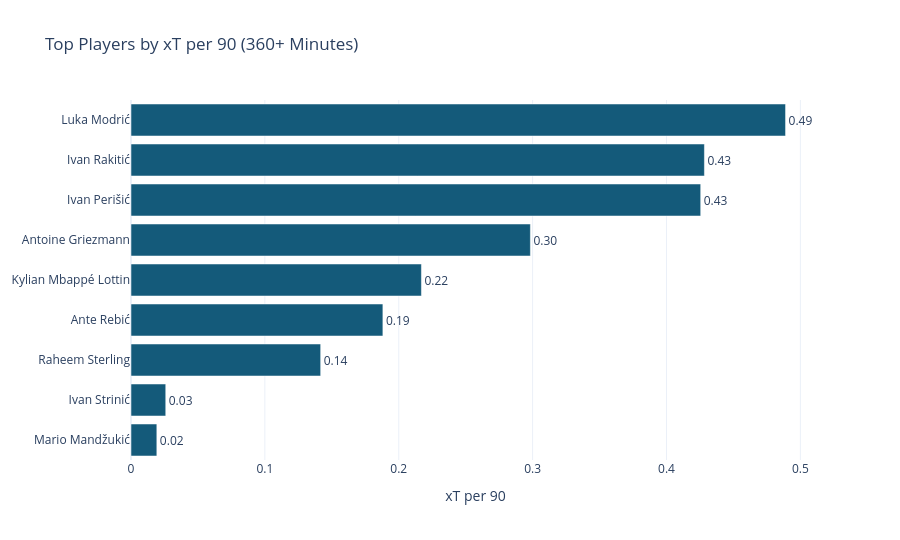

Source (notebook cell):
### Code cell
if per90_chart_df is None or per90_chart_df.empty:
    display(Markdown(player_error or "No player rows are available for the xT per 90 chart."))
else:
    fig = px.bar(
        per90_chart_df,
        x="xt_per90",
        y="player_name",
        orientation="h",
        color_discrete_sequence=["#145a7a"],
        text="xt_per90",
        hover_name="player_name",
        hover_data={"team_name": True, "minutes_played": True, "total_xt": ":.2f", "xt_per90": ":.2f"},
        title="Top Players by xT per 90 (360+ Minutes)",
        template="plotly_white",
    )
    fig.update_traces(texttemplate="%{text:.2f}", textposition="outside")
    fig.update_layout(height=540)
    fig.update_xaxes(title="xT per 90")
    fig.update_yaxes(title=None)
    display(fig)

    rate_leader = per90_chart_df.sort_values("xt_per90", ascending=False).iloc[0]
    display(Markdown(
        f"The rate view applies a firmer minutes threshold so the ranking is not dominated by short appearances. "
        f"**{rate_leader['player_name']}** leads the qualified group on xT per 90, which points to a stronger efficiency profile when on the pitch. "
        "Read alongside total xT, it helps distinguish players whose value comes through scale from those whose value is concentrated into fewer minutes."
    ))

### Figure 1 — Plotly figure (JSON) as saved in the notebook; plotly's stock layout.template omitted (floating-point values rounded to 4 significant figures)
{"data": [{"alignmentgroup": "True", "customdata": [["Croatia", 495.9, 0.1063], ["Croatia", 410.1, 0.1183], ["England", 363.7, 0.5726], ["Croatia", 509.4, 1.065], ["France", 413.1, 0.9956], ["France", 557.5, 1.848], ["Croatia", 372.0, 1.759], ["Croatia", 374.6, 1.783], ["Croatia", 447.1, 2.429]], "hovertemplate": "<b>%{hovertext}</b><br><br>xt_per90=%{text:.2f}<br>player_name=%{y}<br>team_name=%{customdata[0]}<br>minutes_played=%{customdata[1]}<br>total_xt=%{customdata[2]:.2f}<extra></extra>", "hovertext": ["Mario Mandžukić", "Ivan Strinić", "Raheem Sterling", "Ante Rebić", "Kylian Mbappé Lottin", "Antoine Griezmann", "Ivan Perišić", "Ivan Rakitić", "Luka Modrić"], "legendgroup": "", "marker": {"color": "#145a7a", "pattern": {"shape": ""}}, "name": "", "offsetgroup": "", "orientation": "h", "showlegend": false, "text": [0.0193, 0.02595, 0.1417, 0.1881, 0.2169, 0.2983, 0.4255, 0.4283, 0.4889], "textposition": "outside", "texttemplate": "%{text:.2f}", "type": "bar", "x": [0.0193, 0.02595, 0.1417, 0.1881, 0.2169, 0.2983, 0.4255, 0.4283, 0.4889], "xaxis": "x", "y": ["Mario Mandžukić", "Ivan Strinić", "Raheem Sterling", "Ante Rebić", "Kylian Mbappé Lottin", "Antoine Griezmann", "Ivan Perišić", "Ivan Rakitić", "Luka Modrić"], "yaxis": "y"}], "layout": {"barmode": "relative", "height": 540, "legend": {"tracegroupgap": 0}, "title": {"text": "Top Players by xT per 90 (360+ Minutes)"}, "xaxis": {"anchor": "y", "domain": [0, 1], "title": {"text": "xT per 90"}}, "yaxis": {"anchor": "x", "domain": [0, 1], "title": {}}}}
